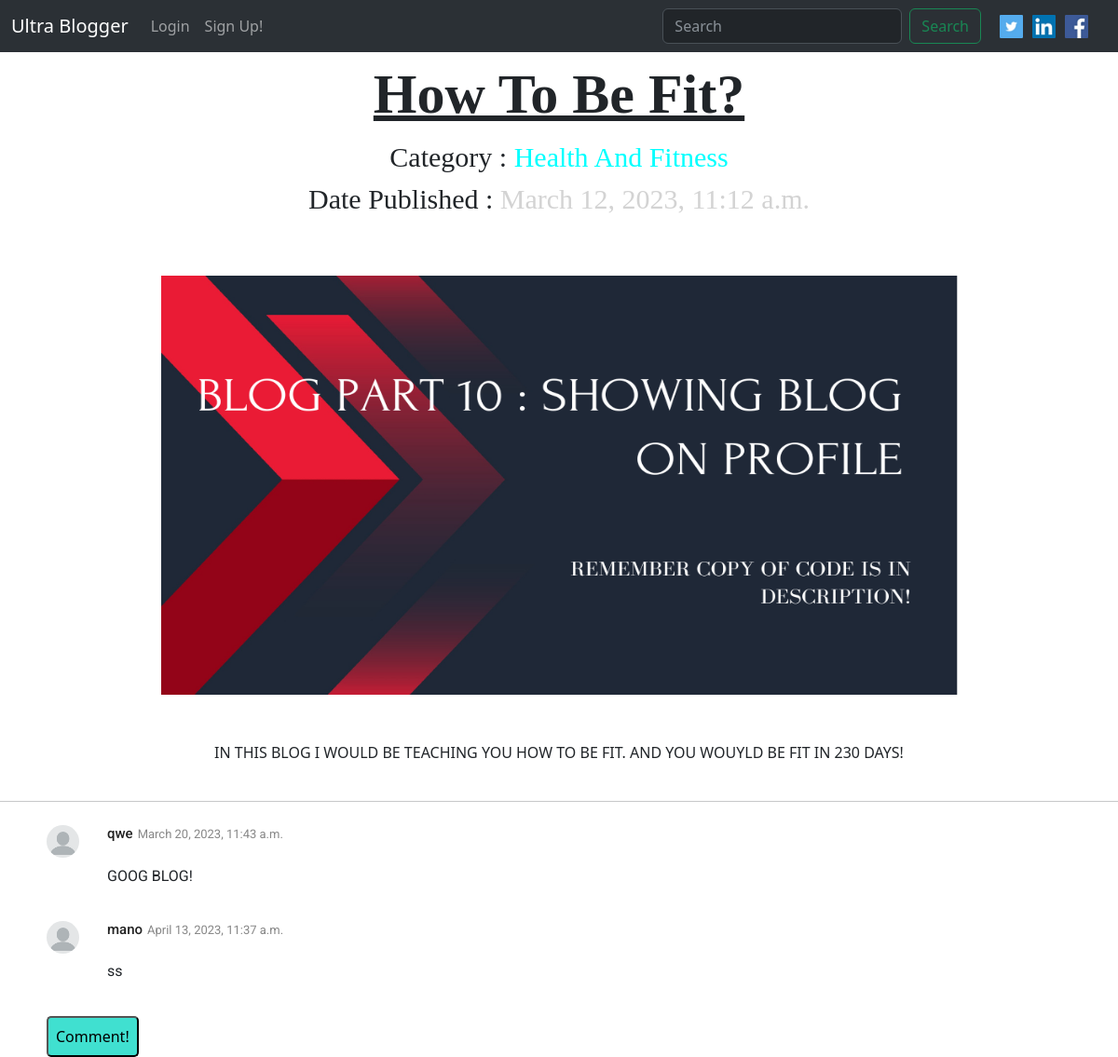
The page /blog_details/4 on the database as committed earlier.
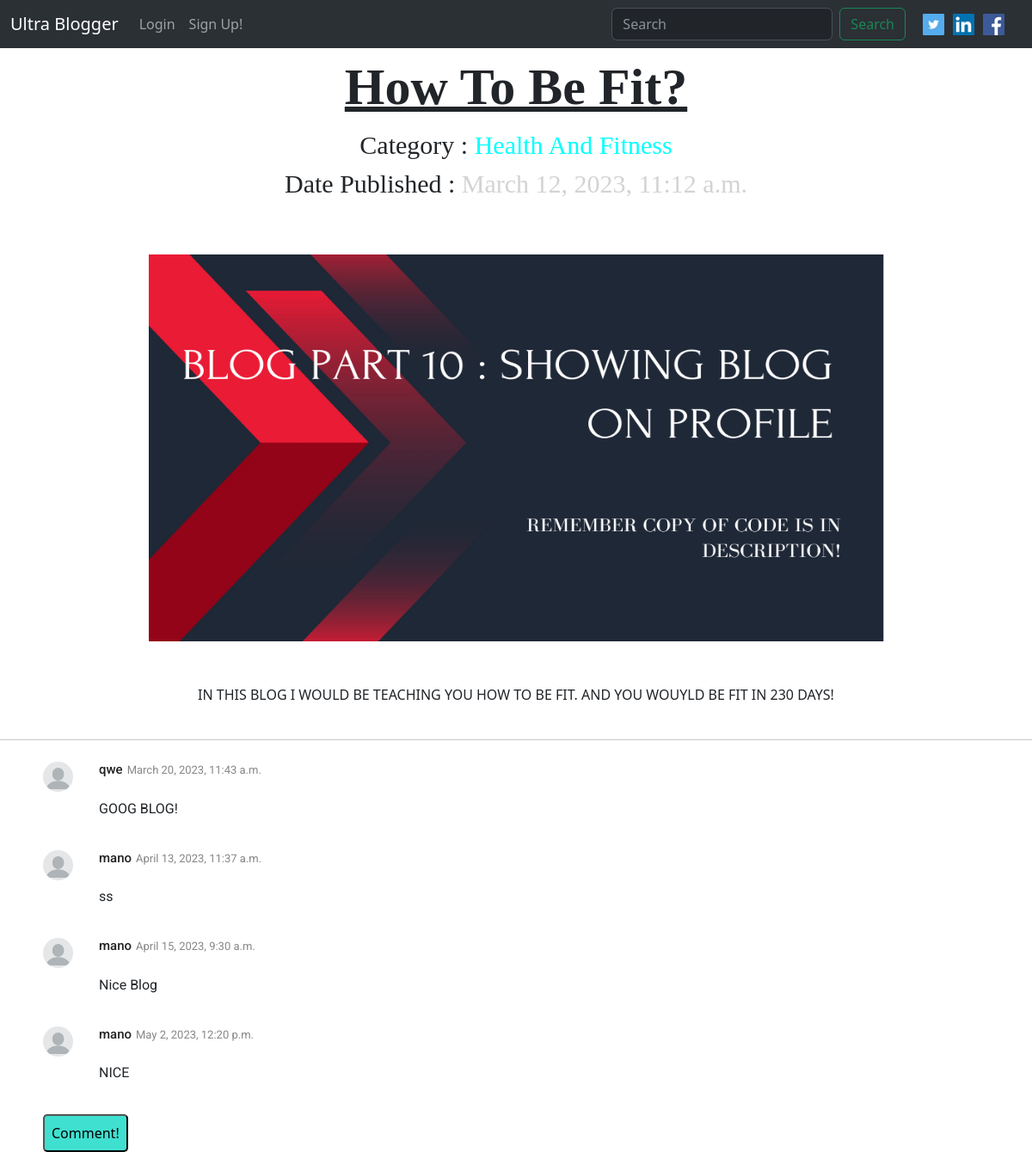
The same page on the database as committed later.
### blogapp/models.py (models this page shows)
class Comment(models.Model):
    user = models.ForeignKey(User,on_delete=models.CASCADE,related_name='user_comment')
    blog = models.ForeignKey(Blog_Model,on_delete=models.CASCADE,related_name='blog_comment')
    comment = models.CharField(max_length=100)
    uploaded_date = models.DateTimeField(auto_now_add=True)

### blogapp/views.py (the view)
# urls.py: path('blog_details/<pk>',views.Blog_Details,name='blog_details'),
def Blog_Details(request,pk):
    blog_model = Blog_Model.objects.get(pk=pk)
    form = Create_Comment_Form()
    current_user = request.user
    comments = Comment.objects.filter(blog=blog_model)
    if current_user.is_authenticated:
        if request.method == 'POST':
            form = Create_Comment_Form(request.POST)
            if form.is_valid():
                form_instance = form.save(commit=False)
                form_instance.user = request.user
                form_instance.blog = blog_model
                form_instance.save()
                return HttpResponse('Congratulations! Your Comment Is Published!')
        dict = {'form':form,'blog_model':blog_model,'comments':comments}
        return render(request,'blogapp/blog_details.html',dict)
    else:
        dict = {'blog_model':blog_model,'comments':comments}
        return render(request,'blogapp/blog_details.html',dict)

### templates/blogapp/blog_details.html (shortened to what this page needs)
{% extends 'base.html' %}
{% block bodyblock %}
<div class="main-div">
    <div class="heading-div">
        <span class="title">{{blog_model.title}}</span>
        <span class="category">Category : <span class="category-span">{{blog_model.category}}</span></span>
        <span class="date">Date Published : <span class="date_added">{{blog_model.date_added}}</span></span>
    </div>
    <div class="body-div">
        <img src="/media/{{blog_model.image}}" class="image">
        <span>{{blog_model.description}}</span>
    </div>
</div>
<hr>
{%for comment in comments%}
<div class="comment_container">
    {%if comment.user.user_profile.profile_pic%}
    <div class="comment_image">
        <img src="{{comment.user.user_profile.profile_pic.url}}" alt="User Profile Pic">
    </div>
    {%else%}
    <div class="comment_image">
        <img src="/media/profile_pics/user.png" alt="Default User Image">
    </div>
    {%endif%}
    <div class="comment_content">
        <div class="comment_heading">
            <h3>{{comment.user.username}}</h3>
            <p>{{comment.uploaded_date}}</p>
        </div>
        <div class="comment_body">
            <p>{{comment.comment}}</p>
        </div>
    </div>
</div>
{%empty%}
<h1>No Comments!</h1>
{%endfor%}
<div class="form_div">
    <form method="post">
        <button type="submit">Comment!</button>
    </form>
</div>
{% endblock bodyblock %}

Rows that differ between the two databases and show on the page:
added Comment: user.username "mano", uploaded_date "April 15, 2023, 9:30 a.m.", comment "Nice Blog"
added Comment: user.username "mano", uploaded_date "May 2, 2023, 12:20 p.m.", comment "NICE"
